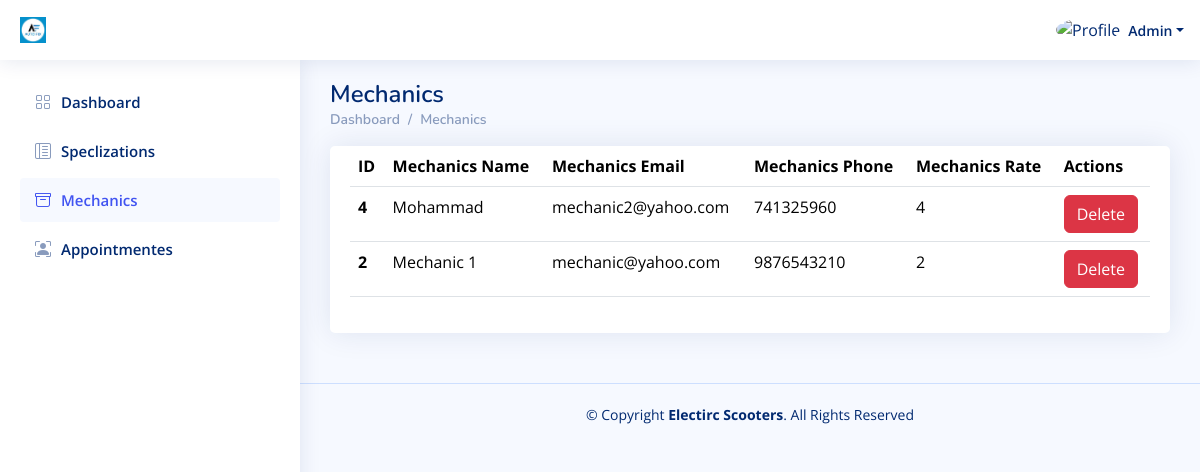
The app's page /Admin_Dashboard/Mechanics.php (signed in) with its own data.
### tables this page shows
CREATE TABLE `users` (
  `id` int(11) NOT NULL,
  `specalization_id` int(11) DEFAULT NULL,
  `location_id` int(11) DEFAULT NULL,
  `type` varchar(191) NOT NULL,
  `name` varchar(191) NOT NULL,
  `email` varchar(191) NOT NULL,
  `phone` varchar(191) NOT NULL,
  `password` varchar(191) NOT NULL,
  `total_rate` double NOT NULL DEFAULT 0,
  `active` tinyint(1) NOT NULL DEFAULT 1,
  `created_at` datetime NOT NULL DEFAULT current_timestamp()
);

### Admin_Dashboard/Mechanics.php (the view, shortened to what this page needs)
<?php
include "../Connect.php";
$A_ID = $_SESSION['A_Log'];
if (!$A_ID) {
    echo '<script language="JavaScript">
     document.location="./Adminlogin.php";
    </script>';
} else {
    $sql1 = mysqli_query($con, "select * from users where id='$A_ID'");
    $row1 = mysqli_fetch_array($sql1);
    $name = $row1['name'];
}
?>
<!DOCTYPE html>
<html lang="en">
  <head>
    <link
      href="../assets/vendor/bootstrap/css/bootstrap.min.css"
      rel="stylesheet"
    />
    <link
      href="../assets/vendor/bootstrap-icons/bootstrap-icons.css"
      rel="stylesheet"
    />
    <link href="../assets/vendor/boxicons/css/boxicons.min.css" rel="stylesheet" />
    <link href="../assets/vendor/quill/quill.snow.css" rel="stylesheet" />
    <link href="../assets/vendor/quill/quill.bubble.css" rel="stylesheet" />
    <link href="../assets/vendor/remixicon/remixicon.css" rel="stylesheet" />
    <link href="../assets/vendor/simple-datatables/style.css" rel="stylesheet" />
    <link href="../assets/css/style.css" rel="stylesheet" />
  </head>
  <body>
    <header id="header" class="header fixed-top d-flex align-items-center">
      <div class="d-flex align-items-center justify-content-between">
        <a href="index.html" class="logo d-flex align-items-center">
          <img src="../assets/img/logo.jpeg" alt="" />
        </a>
      </div>
      <nav class="header-nav ms-auto">
        <ul class="d-flex align-items-center">
          <li class="nav-item dropdown pe-3">
            <a
              class="nav-link nav-profile d-flex align-items-center pe-0"
              href="#"
              data-bs-toggle="dropdown"
            >
              <img
                src="https://www.computerhope.com/jargon/g/guest-user.png"
                alt="Profile"
                class="rounded-circle"
              />
              <span class="d-none d-md-block dropdown-toggle ps-2"><?php echo $name ?></span> </a
            >
          </li>
        </ul>
      </nav>
    </header>
    <?php require './Aside-Nav/Aside.php'?>
    <main id="main" class="main">
      <div class="pagetitle">
        <h1>Mechanics</h1>
        <nav>
          <ol class="breadcrumb">
            <li class="breadcrumb-item"><a href="index.html">Dashboard</a></li>
            <li class="breadcrumb-item">Mechanics</li>
          </ol>
        </nav>
      </div>
      <section class="section">
        <div class="row">
          <div class="col-lg-12">
            <div class="card">
              <div class="card-body">
                <table class="table datatable">
                  <thead>
                    <tr>
                      <th scope="col">ID</th>
                      <th scope="col">Mechanics Name</th>
                      <th scope="col">Mechanics Email</th>
                      <th scope="col">Mechanics Phone</th>
                      <th scope="col">Mechanics Rate</th>
                      <th scope="col">Actions</th>
                    </tr>
                  </thead>
                  <tbody>
<?php
$sql1 = mysqli_query($con, "SELECT * from users WHERE type = 'MICHANIC' ORDER BY id DESC");
while ($row1 = mysqli_fetch_array($sql1)) {
    $mechanic_id = $row1['id'];
    $mechanic_name = $row1['name'];
    $mechanic_phone = $row1['phone'];
    $mechanic_email = $row1['email'];
    $mechanic_total_rate = $row1['total_rate'];
    $active = $row1['active'];
    ?>
                    <tr>
                      <th scope="row"><?php echo $mechanic_id ?></th>
                      <td><?php echo $mechanic_name ?></td>
                      <td><?php echo $mechanic_email ?></td>
                      <td><?php echo $mechanic_phone ?></td>
                      <td><?php echo $mechanic_total_rate ?></td>
                      <td>
                          <?php if ($active == 1) {?>
                            <a href="./DeleteOrRestoreMechanic.php?mechanic_id=<?php echo $mechanic_id ?>&&isActive=<?php echo 0 ?>" class="btn btn-danger">Delete</a>
                            <?php } else {?>
                              <a href="./DeleteOrRestoreMechanic.php?mechanic_id=<?php echo $mechanic_id ?>&&isActive=<?php echo 1 ?>" class="btn btn-primary">Restore</a>
                          <?php }?>
                      </td>
                    </tr>
<?php }?>
                  </tbody>
                </table>
              </div>
            </div>
          </div>
        </div>
      </section>
    </main>
    <footer id="footer" class="footer">
      <div class="copyright">
        &copy; Copyright <strong><span>Electirc Scooters</span></strong
        >. All Rights Reserved
      </div>
    </footer>
  </body>
</html>

### assets/css/style.css (style rules this page uses)
:root { scroll-behavior: smooth; }
body { font-family: "Open Sans", sans-serif; background: #f6f9ff; color: #444444; }
a { color: #4154f1; text-decoration: none; }
h1, h2, h3, h4, h5, h6 { font-family: "Nunito", sans-serif; }
#main { margin-top: 60px; padding: 20px 30px; transition: all 0.3s; }
.pagetitle { margin-bottom: 10px; }
.pagetitle h1 { font-size: 24px; margin-bottom: 0; font-weight: 600; color: #012970; }
.card { margin-bottom: 30px; border: none; border-radius: 5px; box-shadow: 0px 0 30px rgba(1, 41, 112, 0.1); }
.card-body { padding: 0 20px 20px 20px; }
.breadcrumb { font-size: 14px; font-family: "Nunito", sans-serif; color: #899bbd; font-weight: 600; }
.breadcrumb a { color: #899bbd; transition: 0.3s; }
.breadcrumb .breadcrumb-item::before { color: #899bbd; }
.logo { line-height: 1; }
@media (min-width: 1200px) { .logo { width: 280px; } }
.logo img { max-height: 26px; margin-right: 6px; }
.header { transition: all 0.5s; z-index: 997; height: 60px; box-shadow: 0px 2px 20px rgba(1, 41, 112, 0.1); background-color: #fff; padding-left: 20px; }
.header-nav ul { list-style: none; }
.header-nav>ul { margin: 0; padding: 0; }
.header-nav .nav-profile { color: #012970; }
.header-nav .nav-profile img { max-height: 36px; }
.header-nav .nav-profile span { font-size: 14px; font-weight: 600; }
@media (min-width: 1200px) { #main, #footer { margin-left: 300px; } }
.footer { padding: 20px 0; font-size: 14px; transition: all 0.3s; border-top: 1px solid #cddfff; }
.footer .copyright { text-align: center; color: #012970; }

### records on screen
users: name "Admin"
users: id "4", name "Mohammad", email "mechanic2@yahoo.com", phone "741325960", total_rate "4"
users: id "2", name "Mechanic 1", email "mechanic@yahoo.com", phone "9876543210", total_rate "2"
